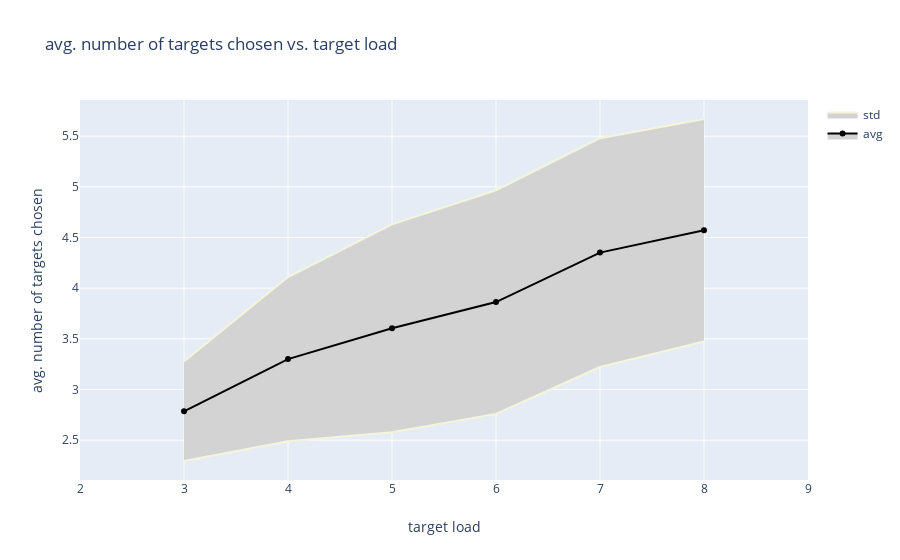

The cell this chart's notebook holds for it:
### Markdown cell above
## Plot the grouped data

### Code cell
sec3_trace_before = go.Scatter(x = target_data['num_targets'].to_numpy(),
                   y = target_data['avg_num_targets_chosen'].to_numpy() + target_data['std_num_targets_chosen'].to_numpy(),
                   mode = 'lines',
                   line = dict(color = 'beige'), showlegend=False)
sec3_trace = go.Scatter(x = target_data['num_targets'].to_numpy(),
                  y = target_data['avg_num_targets_chosen'].to_numpy(),
                  mode='markers+lines',
                  line = dict(width = 2,
                             color = 'black'),
                  fill = 'tonexty',
                  fillcolor = 'lightgray', name = 'avg')
sec3_trace_after = go.Scatter(x = target_data['num_targets'].to_numpy(),
                   y = target_data['avg_num_targets_chosen'].to_numpy() - target_data['std_num_targets_chosen'].to_numpy(),
                   mode = 'lines',
                   line = dict(color = 'beige'),
                   fill = 'tonexty',
                   fillcolor='lightgray',name='std')

layout = go.Layout(title = 'avg. number of targets chosen vs. target load',
                  xaxis = dict(title = 'target load', range = [2,9]),
                  yaxis = dict(title = 'avg. number of targets chosen'))

fig = go.Figure(data = [sec3_trace_before, sec3_trace, sec3_trace_after], layout = layout )
iplot(fig, filename='MOT_avg_num_targets_chosen_vs_target_load')

### Figure 1 — Plotly figure (JSON) as saved in the notebook; plotly's stock layout.template omitted (floating-point values rounded to 4 significant figures)
{"data": [{"line": {"color": "beige"}, "mode": "lines", "showlegend": false, "type": "scatter", "x": [3, 4, 5, 6, 7, 8], "y": [3.276, 4.11, 4.63, 4.967, 5.481, 5.67]}, {"fill": "tonexty", "fillcolor": "lightgray", "line": {"color": "black", "width": 2}, "mode": "markers+lines", "name": "avg", "type": "scatter", "x": [3, 4, 5, 6, 7, 8], "y": [2.785, 3.3, 3.604, 3.863, 4.351, 4.572]}, {"fill": "tonexty", "fillcolor": "lightgray", "line": {"color": "beige"}, "mode": "lines", "name": "std", "type": "scatter", "x": [3, 4, 5, 6, 7, 8], "y": [2.294, 2.49, 2.578, 2.759, 3.221, 3.474]}], "layout": {"title": {"text": "avg. number of targets chosen vs. target load"}, "xaxis": {"range": [2, 9], "title": {"text": "target load"}}, "yaxis": {"title": {"text": "avg. number of targets chosen"}}}}
